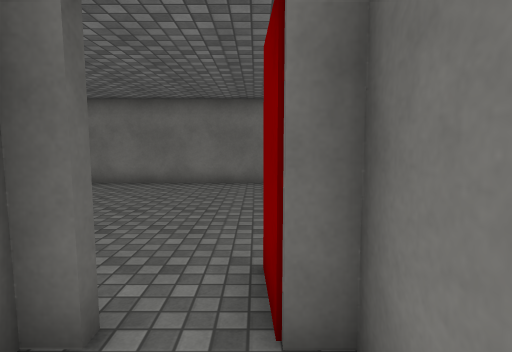
View 1 (above)

16 first-person views from a walk through a Unity game level. The camera is 1.5 m above the floor, tilts 6° down and sees 80° across. The floor is counted in squares, 1 m on a side. Each view is taken from the middle of a square. On the plan, view 1 faces up. The plan holds only what a view shows up to about 15 squares ahead; the rest is blank. The place goes on beyond the plan. The player character is not drawn. Surface patterns are stand-ins for the level's own textures.

View 2
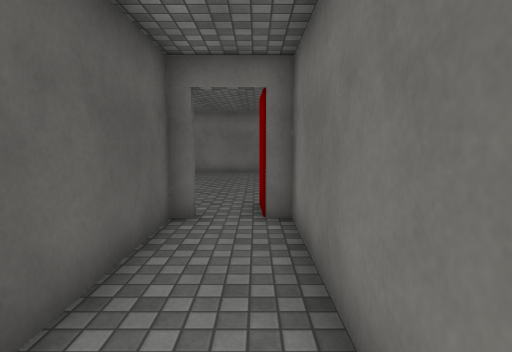

View 3
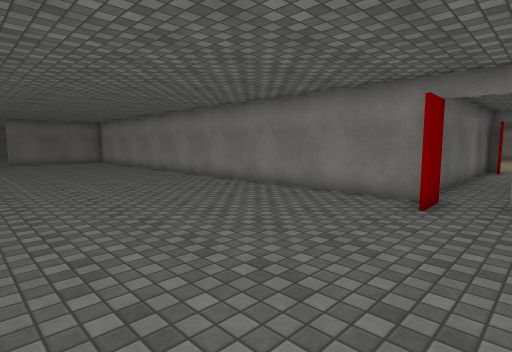

View 4
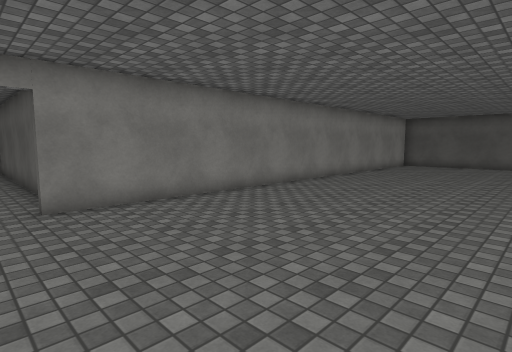

View 5
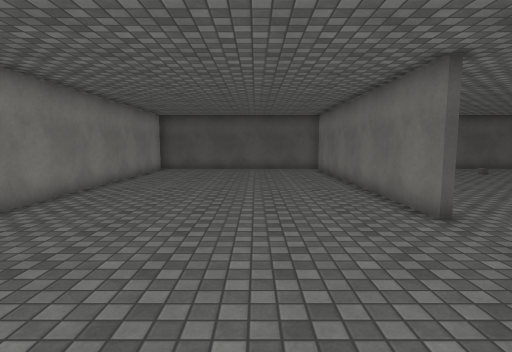

View 6
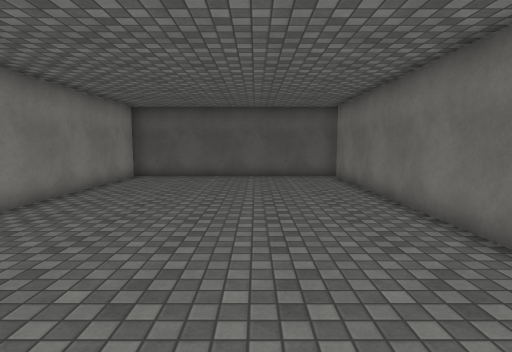

View 7
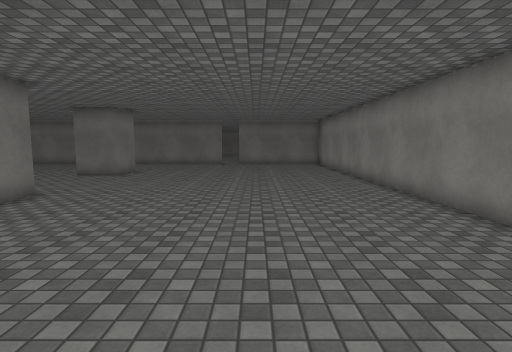

View 8
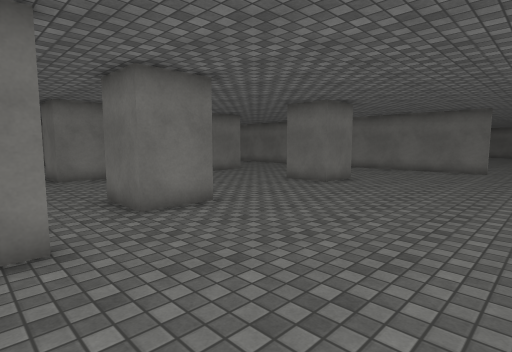

View 9
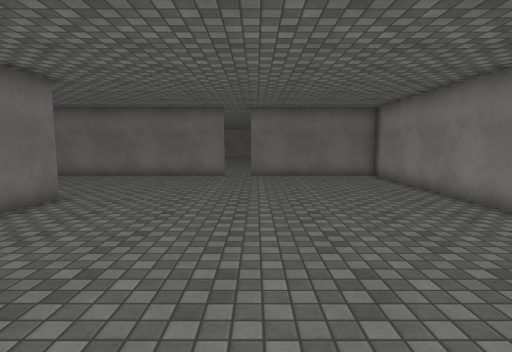

View 10
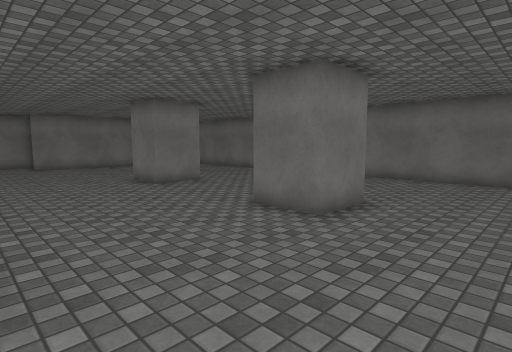

View 11
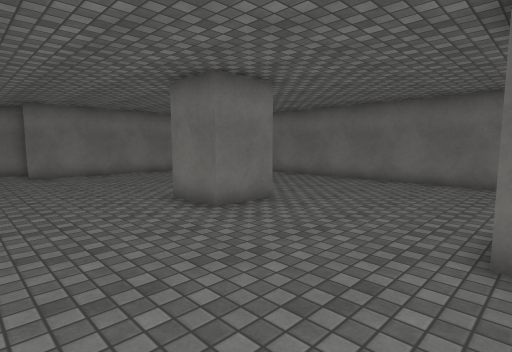

View 12
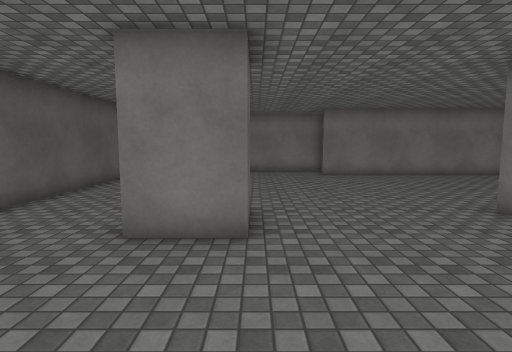

View 13
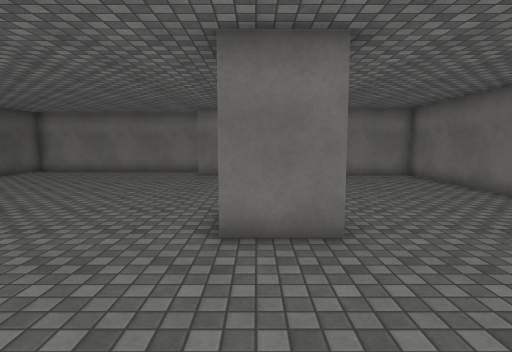

View 14
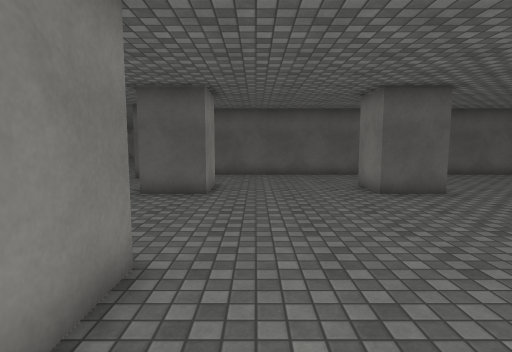

View 15
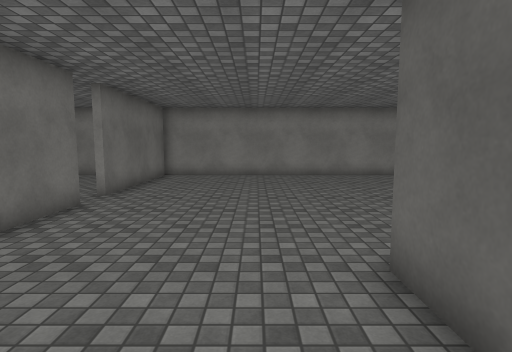

View 16
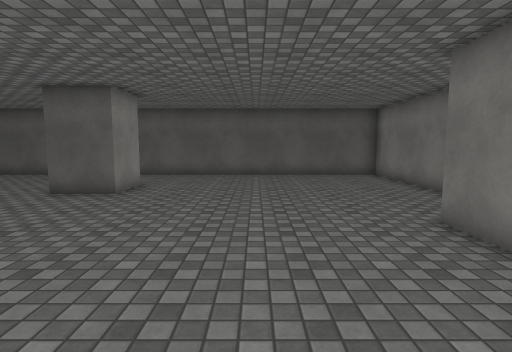

### Floor plan
Key: @ floor where view 1 was taken; # wall or solid block; x gap in a wall; . floor; O other object.
Columns run from 23 left of view 1 to 25 right of it. Each row starts with its distance up from view 1.
 32                             #.......
 31                             #.........##########
 30                             #..................##
 29                             #...................#
 28                             #...................#
 27                             #...................#
 26                             #...................#
 25                             #...................#
 24                             #............ ......#
 23                             #...##......  ......#
 22                             #...###.....  ......#
 21                             #...O##.....#O......#
 20                             #...................#
 19     ...                     #...................#
 18     ....                    #...................#
 17      ....                   #...................#
 16        ....                 #...................#
 15         ....                #...###.....##......#
 14           ...               # ..O##.....#O......#
 13            ....               ..................#
 12  #############.  #######     #..................#
 11 ##.......................... ...................#
 10 #...............................................#
  9 #.... ...........................................
  8 #...............................................#
  7 #...............................................#
  6 #...............................................#
  5 #...............................................#
  4 #...............................................#
  3 #......................#........................#
  2  x####################.##########################
  1                      #..#
  0                      #.@#
 -1                      #..#
 -2                      #..#
 -3                      #..#
 -4                      #..#

Where each view was taken, in squares from view 1:
view 1: 0 up, 0 right, facing up
view 2: 4 down, 0 right, facing up
view 3: 11 up, 2 left, facing down-right
view 4: 10 up, 0 right, facing down-left
view 5: 8 up, 4 left, facing left
view 6: 8 up, 8 left, facing left
view 7: 7 up, 2 right, facing right
view 8: 7 up, 6 right, facing up-right
view 9: 8 up, 10 right, facing right
view 10: 10 up, 11 right, facing up-right
view 11: 15 up, 12 right, facing up-right
view 12: 16 up, 11 right, facing up
view 13: 16 up, 17 right, facing up
view 14: 17 up, 20 right, facing left
view 15: 17 up, 20 right, facing down
view 16: 27 up, 20 right, facing left
